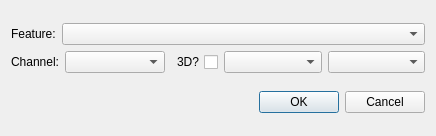
<?xml version="1.0" encoding="UTF-8"?>
<ui version="4.0">
 <class>MLAddFeature</class>
 <widget class="QDialog" name="MLAddFeature">
  <property name="geometry">
   <rect>
    <x>0</x>
    <y>0</y>
    <width>436</width>
    <height>136</height>
   </rect>
  </property>
  <property name="windowTitle">
   <string>Add ML feature</string>
  </property>
  <layout class="QVBoxLayout" name="verticalLayout">
   <item>
    <layout class="QVBoxLayout" name="verticalLayout_2">
     <item>
      <layout class="QHBoxLayout" name="horizontalLayout_2">
       <item>
        <widget class="QLabel" name="lblType">
         <property name="sizePolicy">
          <sizepolicy hsizetype="Fixed" vsizetype="Preferred">
           <horstretch>0</horstretch>
           <verstretch>0</verstretch>
          </sizepolicy>
         </property>
         <property name="text">
          <string>Feature:</string>
         </property>
        </widget>
       </item>
       <item>
        <widget class="QComboBox" name="cmbType"/>
       </item>
      </layout>
     </item>
     <item>
      <layout class="QHBoxLayout" name="horizontalLayout_3">
       <item>
        <widget class="QLabel" name="label">
         <property name="sizePolicy">
          <sizepolicy hsizetype="Fixed" vsizetype="Preferred">
           <horstretch>0</horstretch>
           <verstretch>0</verstretch>
          </sizepolicy>
         </property>
         <property name="text">
          <string>Channel:</string>
         </property>
        </widget>
       </item>
       <item>
        <widget class="QComboBox" name="cmbChannel">
         <property name="sizePolicy">
          <sizepolicy hsizetype="Minimum" vsizetype="Fixed">
           <horstretch>0</horstretch>
           <verstretch>0</verstretch>
          </sizepolicy>
         </property>
         <property name="minimumSize">
          <size>
           <width>100</width>
           <height>0</height>
          </size>
         </property>
        </widget>
       </item>
       <item>
        <widget class="QCheckBox" name="chk3D">
         <property name="sizePolicy">
          <sizepolicy hsizetype="Fixed" vsizetype="Fixed">
           <horstretch>0</horstretch>
           <verstretch>0</verstretch>
          </sizepolicy>
         </property>
         <property name="layoutDirection">
          <enum>Qt::RightToLeft</enum>
         </property>
         <property name="autoFillBackground">
          <bool>false</bool>
         </property>
         <property name="text">
          <string>3D?</string>
         </property>
        </widget>
       </item>
       <item>
        <widget class="QComboBox" name="cmbArg1"/>
       </item>
       <item>
        <widget class="QComboBox" name="cmbArg2"/>
       </item>
      </layout>
     </item>
    </layout>
   </item>
   <item>
    <widget class="QDialogButtonBox" name="buttonBox">
     <property name="orientation">
      <enum>Qt::Horizontal</enum>
     </property>
     <property name="standardButtons">
      <set>QDialogButtonBox::Cancel|QDialogButtonBox::Ok</set>
     </property>
    </widget>
   </item>
  </layout>
 </widget>
 <resources/>
 <connections>
  <connection>
   <sender>buttonBox</sender>
   <signal>accepted()</signal>
   <receiver>MLAddFeature</receiver>
   <slot>accept()</slot>
   <hints>
    <hint type="sourcelabel">
     <x>248</x>
     <y>254</y>
    </hint>
    <hint type="destinationlabel">
     <x>157</x>
     <y>274</y>
    </hint>
   </hints>
  </connection>
  <connection>
   <sender>buttonBox</sender>
   <signal>rejected()</signal>
   <receiver>MLAddFeature</receiver>
   <slot>reject()</slot>
   <hints>
    <hint type="sourcelabel">
     <x>316</x>
     <y>260</y>
    </hint>
    <hint type="destinationlabel">
     <x>286</x>
     <y>274</y>
    </hint>
   </hints>
  </connection>
 </connections>
</ui>
